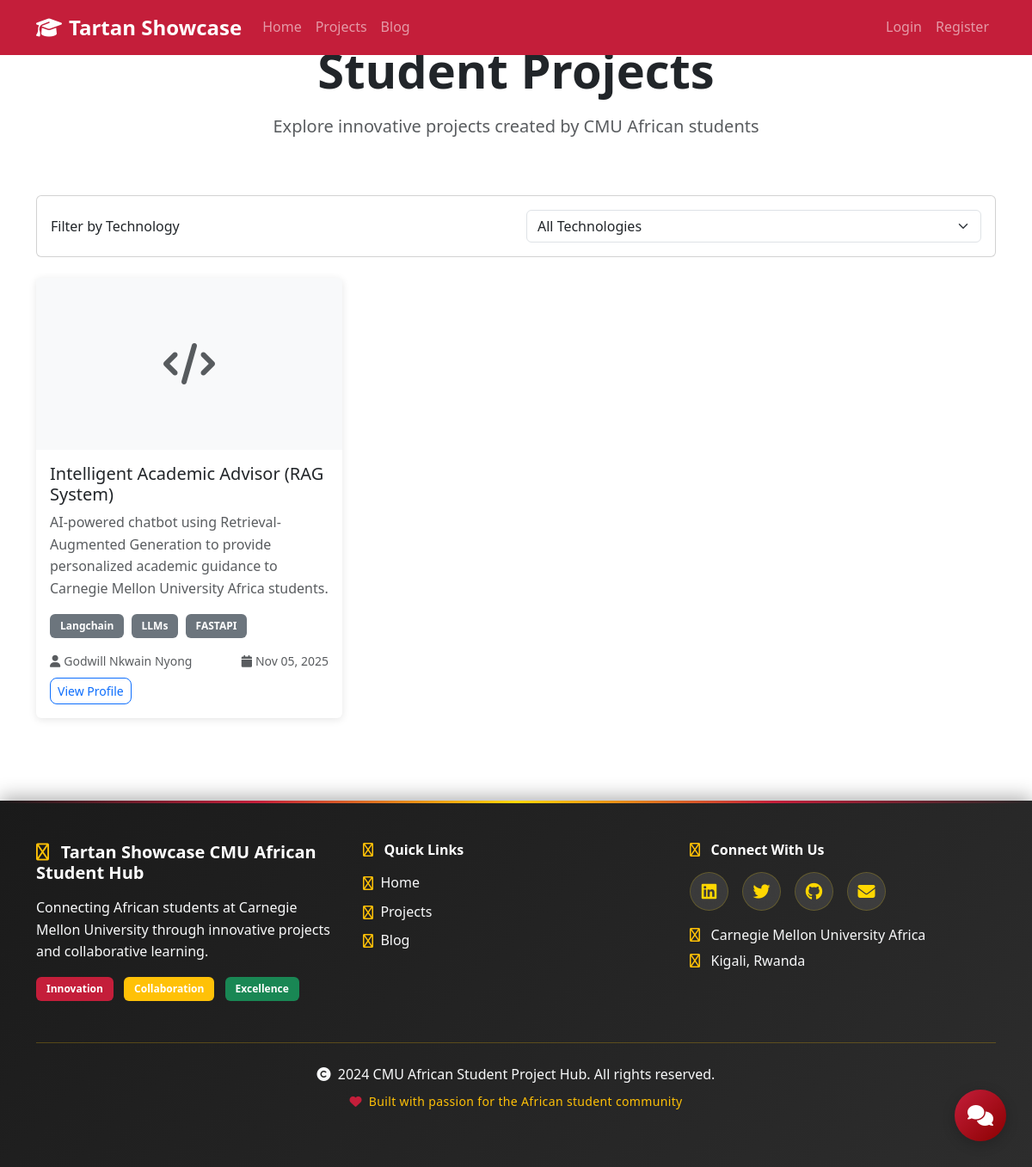
The app's page /projects with its own data.
### app.py (models this page shows, shortened)
class Project(db.Model):
    id = db.Column(db.Integer, primary_key=True)
    title = db.Column(db.String(200), nullable=False)
    description = db.Column(db.Text, nullable=False)
    image_url = db.Column(db.String(200))
    github_url = db.Column(db.String(200))
    demo_url = db.Column(db.String(200))
    technologies = db.Column(db.Text)
    user_id = db.Column(db.Integer, db.ForeignKey('user.id'), nullable=False)
    date_created = db.Column(db.DateTime, default=datetime.utcnow)
    is_featured = db.Column(db.Boolean, default=False)

class User(UserMixin, db.Model):
    id = db.Column(db.Integer, primary_key=True)
    andrew_id = db.Column(db.String(20), unique=True, nullable=False)
    password_hash = db.Column(db.String(60), nullable=False)
    full_name = db.Column(db.String(100), nullable=False)
    email = db.Column(db.String(120), unique=True, nullable=False)
    bio = db.Column(db.Text)
    research_interests = db.Column(db.Text)
    contact_info = db.Column(db.Text)
    profile_image = db.Column(db.String(200))
    date_joined = db.Column(db.DateTime, default=datetime.utcnow)
    projects = db.relationship('Project', backref='user', lazy=True, cascade='all, delete-orphan')
    blog_posts = db.relationship('BlogPost', backref='user', lazy=True, cascade='all, delete-orphan')
    comments = db.relationship('Comment', backref='user', lazy=True, cascade='all, delete-orphan')

### app.py (the view)
@app.route('/projects')
def projects():
    try:
        page = request.args.get('page', 1, type=int)
        projects_query = Project.query.join(User).order_by(Project.date_created.desc())
        projects = projects_query.paginate(page=page, per_page=9, error_out=False)
        return render_template('projects.html', projects=projects)
    except Exception as e:
        try:
            projects_query = Project.query.order_by(Project.date_created.desc())
            projects = projects_query.paginate(page=page, per_page=9, error_out=False)
            return render_template('projects.html', projects=projects)
        except Exception as e2:
            return render_template('projects.html', projects=None)

### templates/projects.html (shortened to what this page needs)
{% extends "base.html" %}  {% block content %}
<div class="container py-5">
  <div class="row mb-5">
    <div class="col-12 text-center">
      <h1 class="display-4 fw-bold mb-3">Student Projects</h1>
      <p class="lead text-muted">
        Explore innovative projects created by CMU African students
      </p>
    </div>
  </div>
  <div class="row mb-4">
    <div class="col-12">
      <div class="card">
        <div class="card-body">
          <div class="row align-items-center">
            <div class="col-md-6">
              <h6 class="mb-0">Filter by Technology</h6>
            </div>
            <div class="col-md-6">
              <select class="form-select" id="techFilter">
                <option value="">All Technologies</option>
              </select>
            </div>
          </div>
        </div>
      </div>
    </div>
  </div>
  <div class="row g-4" id="projectsGrid">
    {% if projects and projects.items %} {% for project in projects.items %}
    <div
      class="col-lg-4 col-md-6 project-item"
      data-technologies="{{ project.technologies|lower }}"
    >
      <div class="card h-100 project-card">
        {% if project.image_url %}
        <img
          src="{{ project.image_url }}"
          class="card-img-top"
          alt="{{ project.title }}"
        />
        {% else %}
        <div
          class="card-img-top bg-light d-flex align-items-center justify-content-center"
          style="height: 200px"
        >
          <i class="fas fa-code fa-3x text-muted"></i>
        </div>
        {% endif %}
        <div class="card-body d-flex flex-column">
          <h5 class="card-title">{{ project.title }}</h5>
          <p class="card-text text-muted">
            {{ project.description[:150] }}
          </p>
          {% if project.technologies %}
          <div class="mb-3">
            {% for tech in project.technologies.split(',') %}
            <span class="badge bg-secondary me-1">{{ tech.strip() }}</span>
            {% endfor %}
          </div>
          {% endif %}
          <div class="mt-auto">
            <div class="d-flex justify-content-between align-items-center mb-2">
              <small class="text-muted">
                <i class="fas fa-user me-1"></i>{% if project.user %}{{
                project.user.full_name }}{% else %}Unknown User{% endif %}
              </small>
              <small class="text-muted">
                <i class="fas fa-calendar me-1"></i>{{
                project.date_created.strftime('%b %d, %Y') }}
              </small>
            </div>
            <div class="d-flex gap-2">
              <a
                href="{{ url_for('student_profile', user_id=project.user_id) }}"
                class="btn btn-outline-primary btn-sm"
                >View Profile</a
              >
            </div>
          </div>
        </div>
      </div>
    </div>
    {% endfor %} {% endif %}
  </div>
</div>
{% endblock %}

### static/css/style.css (style rules this page uses)
:root { --cmu-red: #c41e3a; --cmu-dark-red: #8b0000; --cmu-gold: #ffd700; --cmu-dark-gold: #b8860b; --cmu-blue: #1e3a8a; --cmu-light-blue: #3b82f6; --cmu-gray: #6b7280; --cmu-light-gray: #f3f4f6; --cmu-dark-gray: #374151; }
body { font-family: "Segoe UI", Tahoma, Geneva, Verdana, sans-serif; line-height: 1.6; }
.project-card, .blog-card { transition: transform 0.3s ease, box-shadow 0.3s ease; border: none; box-shadow: 0 2px 10px rgba(0, 0, 0, 0.1); }
.card-img-top { height: 200px; object-fit: cover; }
.badge { font-size: 0.75rem; padding: 0.5rem 0.75rem; }
.btn { border-radius: 0.5rem; font-weight: 500; transition: all 0.3s ease; }
.fade-in { animation: fadeIn 0.6s ease-in; }

### records on screen
Project: title "Intelligent Academic Advisor (RAG System)", description "AI-powered chatbot using Retrieval-Augmented Generation to provide personalized academic guidance to Carnegie Mellon University Africa students.", strip "Langchain" "LLMs" "FASTAPI", user.full_name "Godwill Nkwain Nyong", date_created "Nov 05, 2025"
